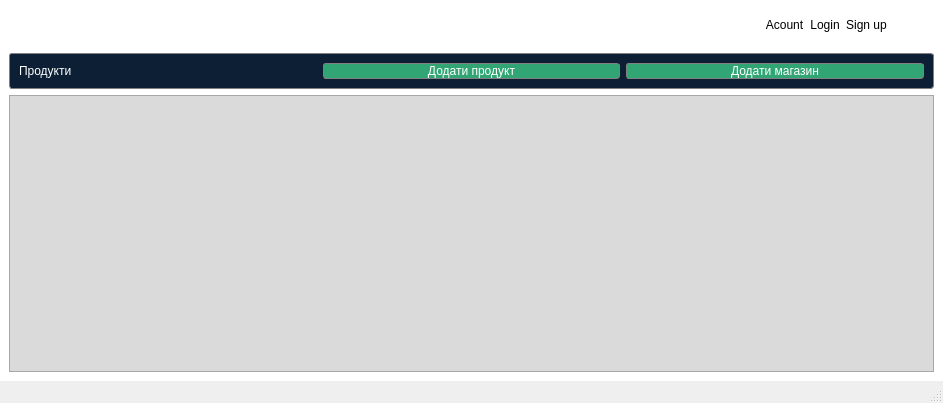
<?xml version="1.0" encoding="UTF-8"?>
<ui version="4.0">
 <class>MainWindow</class>
 <widget class="QMainWindow" name="MainWindow">
  <property name="geometry">
   <rect>
    <x>0</x>
    <y>0</y>
    <width>943</width>
    <height>403</height>
   </rect>
  </property>
  <property name="windowTitle">
   <string>MainWindow</string>
  </property>
  <widget class="QWidget" name="centralwidget">
   <property name="styleSheet">
    <string notr="true">background-color: rgb(255, 255, 255);</string>
   </property>
   <layout class="QVBoxLayout" name="verticalLayout_3">
    <item>
     <widget class="QFrame" name="upframe">
      <layout class="QHBoxLayout" name="horizontalLayout_2">
       <item>
        <layout class="QVBoxLayout" name="verticalLayout_8">
         <item>
          <widget class="QLabel" name="label">
           <property name="pixmap">
            <pixmap resource="resources.qrc">:/icons/Mebel-removebg-preview.png</pixmap>
           </property>
           <property name="scaledContents">
            <bool>false</bool>
           </property>
           <property name="alignment">
            <set>Qt::AlignLeading|Qt::AlignLeft|Qt::AlignTop</set>
           </property>
           <property name="textInteractionFlags">
            <set>Qt::NoTextInteraction</set>
           </property>
          </widget>
         </item>
        </layout>
       </item>
       <item>
        <layout class="QVBoxLayout" name="verticalLayout_7">
         <item>
          <layout class="QHBoxLayout" name="horizontalLayout_5">
           <item>
            <widget class="QPushButton" name="acount">
             <property name="styleSheet">
              <string notr="true">border: 1px solid gray;
border-radius: 3px;
font: 700 10pt &quot;Segoe UI&quot;;
border:none;</string>
             </property>
             <property name="text">
              <string>Acount</string>
             </property>
            </widget>
           </item>
           <item>
            <widget class="QPushButton" name="login">
             <property name="styleSheet">
              <string notr="true">border: 1px solid gray;
border-radius: 3px;
font: 700 10pt &quot;Segoe UI&quot;;
border:none;</string>
             </property>
             <property name="text">
              <string>Login</string>
             </property>
            </widget>
           </item>
           <item>
            <widget class="QPushButton" name="signUp">
             <property name="styleSheet">
              <string notr="true">border: 1px solid gray;
border-radius: 3px;
font: 700 10pt &quot;Segoe UI&quot;;
border:none;</string>
             </property>
             <property name="text">
              <string>Sign up</string>
             </property>
            </widget>
           </item>
           <item>
            <widget class="QPushButton" name="basket">
             <property name="autoFillBackground">
              <bool>false</bool>
             </property>
             <property name="styleSheet">
              <string notr="true">border:none;</string>
             </property>
             <property name="text">
              <string/>
             </property>
             <property name="icon">
              <iconset resource="resources.qrc">
               <normaloff>:/icons/free-icon-shopping-cart-481384.png</normaloff>:/icons/free-icon-shopping-cart-481384.png</iconset>
             </property>
             <property name="iconSize">
              <size>
               <width>20</width>
               <height>20</height>
              </size>
             </property>
             <property name="shortcut">
              <string/>
             </property>
             <property name="checkable">
              <bool>false</bool>
             </property>
            </widget>
           </item>
          </layout>
         </item>
         <item>
          <layout class="QVBoxLayout" name="verticalLayout">
           <item>
            <widget class="QWidget" name="widget" native="true">
             <property name="sizePolicy">
              <sizepolicy hsizetype="Preferred" vsizetype="Preferred">
               <horstretch>0</horstretch>
               <verstretch>0</verstretch>
              </sizepolicy>
             </property>
            </widget>
           </item>
          </layout>
         </item>
         <item>
          <layout class="QHBoxLayout" name="horizontalLayout_3"/>
         </item>
        </layout>
       </item>
      </layout>
     </widget>
    </item>
    <item>
     <widget class="QFrame" name="frame_2">
      <property name="styleSheet">
       <string notr="true">background-color: #0c1f34;color: white;
font: 700 11pt &quot;Segoe UI&quot;;
border: 1px solid gray;
border-radius: 3px;</string>
      </property>
      <layout class="QHBoxLayout" name="horizontalLayout_7">
       <item>
        <widget class="QLabel" name="label_2">
         <property name="styleSheet">
          <string notr="true">color: white;
font: 700 11pt &quot;Segoe UI&quot;;
border:none;
</string>
         </property>
         <property name="frameShape">
          <enum>QFrame::Box</enum>
         </property>
         <property name="text">
          <string>Продукти</string>
         </property>
        </widget>
       </item>
       <item>
        <widget class="QPushButton" name="addProdButt">
         <property name="styleSheet">
          <string notr="true">background-color: rgb(49, 166, 116);
border: 1px solid gray;
border-radius: 3px;</string>
         </property>
         <property name="text">
          <string>Додати продукт</string>
         </property>
        </widget>
       </item>
       <item>
        <widget class="QPushButton" name="addShopBut">
         <property name="styleSheet">
          <string notr="true">background-color: rgb(49, 166, 116);
border: 1px solid gray;
border-radius: 3px;</string>
         </property>
         <property name="text">
          <string>Додати магазин</string>
         </property>
        </widget>
       </item>
      </layout>
     </widget>
    </item>
    <item>
     <layout class="QHBoxLayout" name="horizontalLayout_13"/>
    </item>
    <item>
     <widget class="QScrollArea" name="scrollArea">
      <property name="styleSheet">
       <string notr="true">background-color: rgb(218, 218, 218);</string>
      </property>
      <property name="widgetResizable">
       <bool>true</bool>
      </property>
      <widget class="QWidget" name="scrollAreaWidgetContents">
       <property name="geometry">
        <rect>
         <x>0</x>
         <y>0</y>
         <width>923</width>
         <height>143</height>
        </rect>
       </property>
      </widget>
     </widget>
    </item>
   </layout>
  </widget>
  <widget class="QMenuBar" name="menubar">
   <property name="geometry">
    <rect>
     <x>0</x>
     <y>0</y>
     <width>943</width>
     <height>22</height>
    </rect>
   </property>
  </widget>
  <widget class="QStatusBar" name="statusbar"/>
 </widget>
 <resources>
  <include location="resources.qrc"/>
 </resources>
 <connections/>
</ui>
